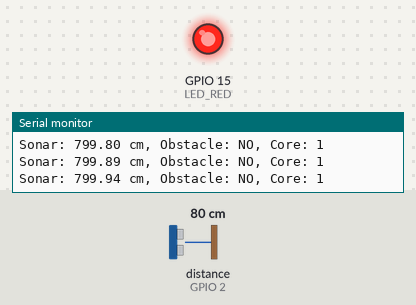
The sketch below on a simulated ESP32. Parts: output pins drawn as LEDs (lit = HIGH), the last lines printed to the serial monitor. Wiring (inferred from the names in the program): ultrasonic range finder: trigger GPIO 2; echo GPIO 2. The test bench sets the inputs (shaded band); at power-on: distance to the obstacle (sensor on GPIO 2) 80 cm. The echo pulse lasts 58.3 µs per cm.

Above: at 2.2 s.
2.3 s: distance to the obstacle (sensor on GPIO 2) set to 49 cm
4.2 s: distance to the obstacle (sensor on GPIO 2) set to 40 cm
At 5.5 s:
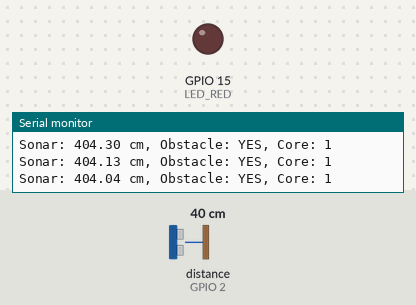
5.8 s: distance to the obstacle (sensor on GPIO 2) set to 60 cm
At 6.3 s:
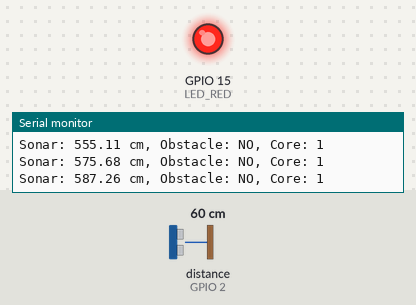
7.3 s: distance to the obstacle (sensor on GPIO 2) set to 2 cm
At 8.3 s:
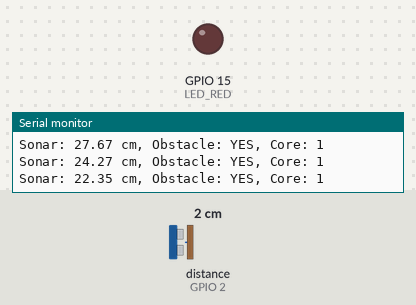
Timing chart, 0 to 9.8 s (numbered marks = the images above; inputs shaded):
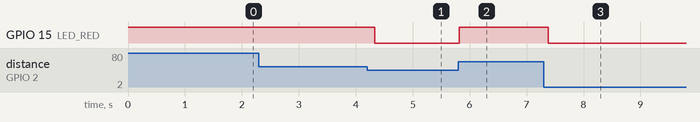

Measured:
- the behaviour switches between 45 and 44 cm on distance to the obstacle (sensor on GPIO 2) (found by bisection; images 0 and 1)
- after the input at 4.2 s, GPIO 15 (LED_RED): HIGH → LOW after 0.13 s
- after the input at 5.8 s, GPIO 15 (LED_RED): LOW → HIGH at once
- after the input at 7.3 s, GPIO 15 (LED_RED): HIGH → LOW after 0.08 s

The sketch:

ultrasonic_other-core_testing.ino
```cpp
#include <Arduino.h>
#include "freertos/FreeRTOS.h"
#include "freertos/task.h"
#include "freertos/queue.h"

// ===================== PIN DEFINITIONS =====================
#define ULTRASONIC_PIN 2  // Change this to your actual ultrasonic pin
#define LED_RED 15        // Example LED pin for obstacle indication

// ===================== THRESHOLD CONSTANTS =====================
const uint16_t SONAR_THRESHOLD_OBSTACLE = 450;   // mm

// ===================== GLOBAL VARIABLES =====================
float sonarDistance = 0.0;  // Global sonar distance reading

// ===================== RTOS HANDLES =====================
TaskHandle_t ultrasonicTaskHandle = NULL;
QueueHandle_t sonarQueue = NULL;

// ===================== ULTRASONIC SENSOR FUNCTIONS =====================
int8_t getSonarDistance(float* distance) {
    static float lastDistance = 800.0f; // For simple low-pass filter
    static bool firstReading = true;    // Flag to handle first reading specially
    const float alpha = 0.25f;          // Filter coefficient
    const float maxDistance = 800.0f;   // Max distance in mm

    if (!distance) return -1; // ERROR_INVALID_PARAMETER

    // Trigger pulse
    pinMode(ULTRASONIC_PIN, OUTPUT);
    digitalWrite(ULTRASONIC_PIN, LOW);
    delayMicroseconds(2);
    digitalWrite(ULTRASONIC_PIN, HIGH);
    delayMicroseconds(10);
    digitalWrite(ULTRASONIC_PIN, LOW);

    // Read echo
    pinMode(ULTRASONIC_PIN, INPUT);
    uint32_t duration = pulseIn(ULTRASONIC_PIN, HIGH, 30000); // Timeout 30ms (~5m)

    if (duration == 0) {
        // Timeout occurred
        *distance = maxDistance;
        return -2; // ERROR_ULTRASONIC_TIMEOUT
    }

    // Convert to cm (speed of sound ~340 m/s = 0.034 cm/us)
    // Divide by 2 for round trip, so 0.034/2 = 0.017 cm/us
    float newDistance = duration * 0.17f;

    // Clamp maximum distance
    if (newDistance > maxDistance) newDistance = maxDistance;

    // Apply low-pass filter
    if (firstReading) {
        lastDistance = newDistance;
        firstReading = false;
    } else {
        lastDistance = alpha * newDistance + (1 - alpha) * lastDistance;
    }

    *distance = lastDistance;
    return 0; // ERROR_SUCCESS
}

// ===================== ULTRASONIC TASK (RUNS ON SEPARATE CORE) =====================
void ultrasonicTask(void *parameter) {
    float distance = 0.0;

    Serial.println("Ultrasonic task started on core: " + String(xPortGetCoreID()));

    for(;;) {
        // Read ultrasonic sensor
        int8_t result = getSonarDistance(&distance);

        // Send data to main task via queue (non-blocking)
        if (sonarQueue != NULL) {
            xQueueOverwrite(sonarQueue, &distance);
        }

        // Task delay - adjust frequency as needed (20Hz = 50ms)
        vTaskDelay(pdMS_TO_TICKS(50));
    }
}

// ===================== OBSTACLE DETECTION FUNCTION =====================
bool detectObstacle() {
    float currentDistance = sonarDistance;
    bool obstacleDetected = (currentDistance > 0 && currentDistance < SONAR_THRESHOLD_OBSTACLE);

    // Visual feedback
    digitalWrite(LED_RED, obstacleDetected ? LOW : HIGH);

    return obstacleDetected;
}

// ===================== SETUP =====================
void setup() {
    Serial.begin(115200);

    // Initialize pins
    pinMode(LED_RED, OUTPUT);
    digitalWrite(LED_RED, HIGH); // Turn off LED initially

    // Create queue for sonar data (size of 1 float)
    sonarQueue = xQueueCreate(1, sizeof(float));

    if (sonarQueue == NULL) {
        Serial.println("Error creating sonar queue!");
    }

    // Create ultrasonic task on core 0 (leaving core 1 for main loop)
    xTaskCreatePinnedToCore(
        ultrasonicTask,        // Task function
        "UltrasonicTask",      // Task name
        4096,                 // Stack size (bytes)
        NULL,                 // Parameter
        1,                    // Priority (same as main loop)
        &ultrasonicTaskHandle,// Task handle
        0                     // Core number (0 or 1)
    );

    // Verify task creation
    if (ultrasonicTaskHandle == NULL) {
        Serial.println("Error creating ultrasonic task!");
    } else {
        Serial.println("Ultrasonic task created successfully");
    }

    Serial.println("Setup completed");
    delay(1000);
}

// ===================== MAIN LOOP (RUNS ON CORE 1) =====================
void loop() {
    static uint32_t lastPrintTime = 0;

    // Receive sonar data from queue (non-blocking)
    float newDistance;
    if (xQueueReceive(sonarQueue, &newDistance, 0) == pdTRUE) {
        sonarDistance = newDistance;
    }

    // Check for obstacles
    bool obstacle = detectObstacle();

    // Print status periodically
    if (millis() - lastPrintTime > 100) {
        Serial.println("Sonar: " + String(sonarDistance) + " cm, Obstacle: " +
                      String(obstacle ? "YES" : "NO") +
                      ", Core: " + String(xPortGetCoreID()));
        lastPrintTime = millis();
    }

    // Your other main loop code here (motor control, line following, etc.)

    delay(10); // Small delay to prevent watchdog issues
}
```
